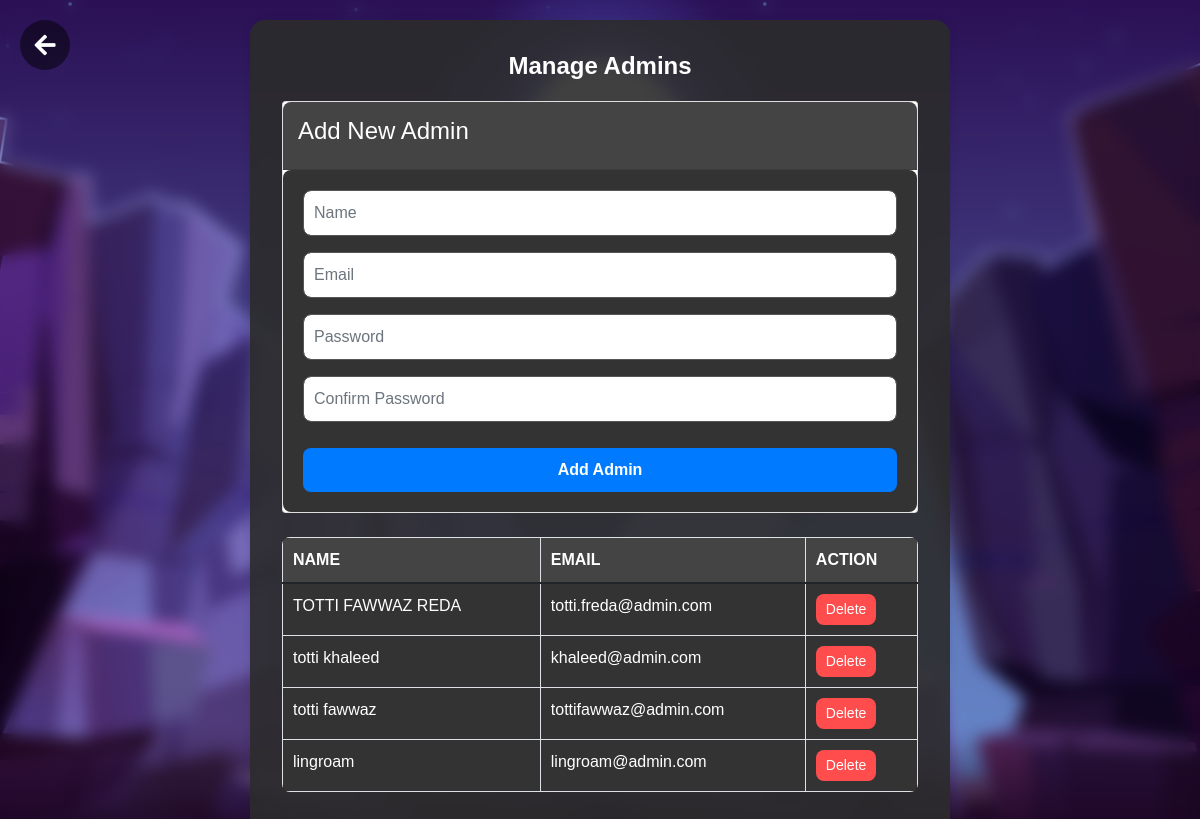
/manage_admin.php, run on the app's committed database.
### tables this page shows
CREATE TABLE `users` (
  `id` int(11) NOT NULL,
  `name` varchar(100) NOT NULL,
  `email` varchar(100) NOT NULL,
  `password` varchar(255) NOT NULL,
  `created_at` timestamp NOT NULL DEFAULT current_timestamp(),
  `profile_image` varchar(255) DEFAULT 'fotoguest.jpeg'
);

### manage_admin.php (the view, shortened to what this page needs)
<?php
$servername = "localhost";
$username = "root";
$password = "";
$dbname = "event_management";
$conn = new mysqli($servername, $username, $password, $dbname);
$sql = "SELECT id, name, email FROM users WHERE email LIKE '%@admin.com%'";
$result = $conn->query($sql);
?>
<!DOCTYPE html>
<html lang="en">
<head>
    <link href="https://cdn.jsdelivr.net/npm/bootstrap@5.1.3/dist/css/bootstrap.min.css" rel="stylesheet">
    <link rel="stylesheet" href="https://cdnjs.cloudflare.com/ajax/libs/font-awesome/5.15.3/css/all.min.css">
    <link href="https://cdn.jsdelivr.net/npm/sweetalert2@11.7.1/dist/sweetalert2.min.css" rel="stylesheet">
</head>
<body>
<a href="dashboard_admin.php" class="back-arrow">
    <i class="fas fa-arrow-left"></i>
</a>
<div class="container-wrap">
    <div class="manage-admin-container">
        <h2>Manage Admins</h2>
        <div class="card mb-4">
            <div class="card-header">
                <h4>Add New Admin</h4>
            </div>
            <div class="card-body">
                <form action="manage_admin.php" method="POST">
                    <div class="mb-3">
                        <input type="text" class="form-control" name="name" placeholder="Name" required>
                    </div>
                    <div class="mb-3">
                        <input type="email" class="form-control" name="email" placeholder="Email" required>
                    </div>
                    <div class="mb-3">
                        <input type="password" class="form-control" name="password" placeholder="Password" required>
                    </div>
                    <div class="mb-3">
                        <input type="password" class="form-control" name="confirm_password" placeholder="Confirm Password" required>
                    </div>
                    <button type="submit" class="btn btn-primary">Add Admin</button>
                </form>
            </div>
        </div>
        <table class="table table-bordered">
            <thead>
                <tr>
                    <th>NAME</th>
                    <th>EMAIL</th>
                    <th>ACTION</th>
                </tr>
            </thead>
            <tbody>
                <?php
                if ($result->num_rows > 0) {
                    while ($row = $result->fetch_assoc()) {
                        echo "<tr>";
                        echo "<td>" . htmlspecialchars($row['name']) . "</td>";
                        echo "<td>" . htmlspecialchars($row['email']) . "</td>";
                        echo '<td><button class="btn btn-danger" onclick="confirmDelete(' . $row['id'] . ')">Delete</button></td>';
                        echo "</tr>";
                    }
                } else {
                    echo "<tr><td colspan='3' class='text-center'>No admins found</td></tr>";
                }
                ?>
            </tbody>
        </table>
    </div>
</div>
</body>
</html>

### manage_admin.php (style rules this page uses)
body { min-height: 100vh; display: flex; justify-content: center; align-items: flex-start; font-family: 'Poppins', sans-serif; background: url('images/background_login.png') no-repeat center center fixed; background-size: cover; }
.container-wrap { width: 100%; min-height: 100vh; display: flex; justify-content: center; align-items: flex-start; padding-top: 20px; backdrop-filter: blur(8px); box-sizing: border-box; }
.manage-admin-container { background-color: rgba(44, 44, 44, 0.9); padding: 2rem; border-radius: 15px; box-shadow: 0 0 10px rgba(0, 0, 0, 0.1); color: #fff; width: 700px; z-index: 1; position: relative; }
.manage-admin-container .card-header { background-color: #444; border-radius: 8px 8px 0 0; padding: 15px; color: #fff; }
.manage-admin-container .card-body { background-color: #333; border-radius: 8px; padding: 20px; }
.manage-admin-container h2 { font-size: 24px; font-weight: 600; margin-bottom: 20px; text-align: center; }
.manage-admin-container input, .manage-admin-container select, .manage-admin-container textarea { margin-bottom: 1rem; border-radius: 8px; background-color: #fff; width: 100%; padding: 10px; box-sizing: border-box; border: 1px solid #555; }
.manage-admin-container table { width: 100%; background-color: #333; border-radius: 8px; overflow: hidden; }
.manage-admin-container th, .manage-admin-container td { padding: 10px; text-align: left; color: #fff; }
.manage-admin-container th { background-color: #444; }
.manage-admin-container .btn-danger { background-color: #ff4d4d; border: none; padding: 5px 10px; border-radius: 8px; font-size: 14px; }
.manage-admin-container .btn-primary { width: 100%; background-color: #007BFF; border: none; border-radius: 8px; padding: 10px; font-size: 16px; font-weight: 600; margin-top: 10px; }
.back-arrow { position: absolute; top: 20px; left: 20px; display: flex; justify-content: center; align-items: center; width: 50px; height: 50px; background-color: rgba(0, 0, 0, 0.5); border-radius: 50%; cursor: pointer; z-index: 2; text-decoration: none; }
.back-arrow i { color: white; font-size: 24px; }

### data on the page
users: name "TOTTI FAWWAZ REDA", email "totti.freda@admin.com"
users: name "totti khaleed", email "khaleed@admin.com"
users: name "totti fawwaz", email "tottifawwaz@admin.com"
users: name "lingroam", email "lingroam@admin.com"
